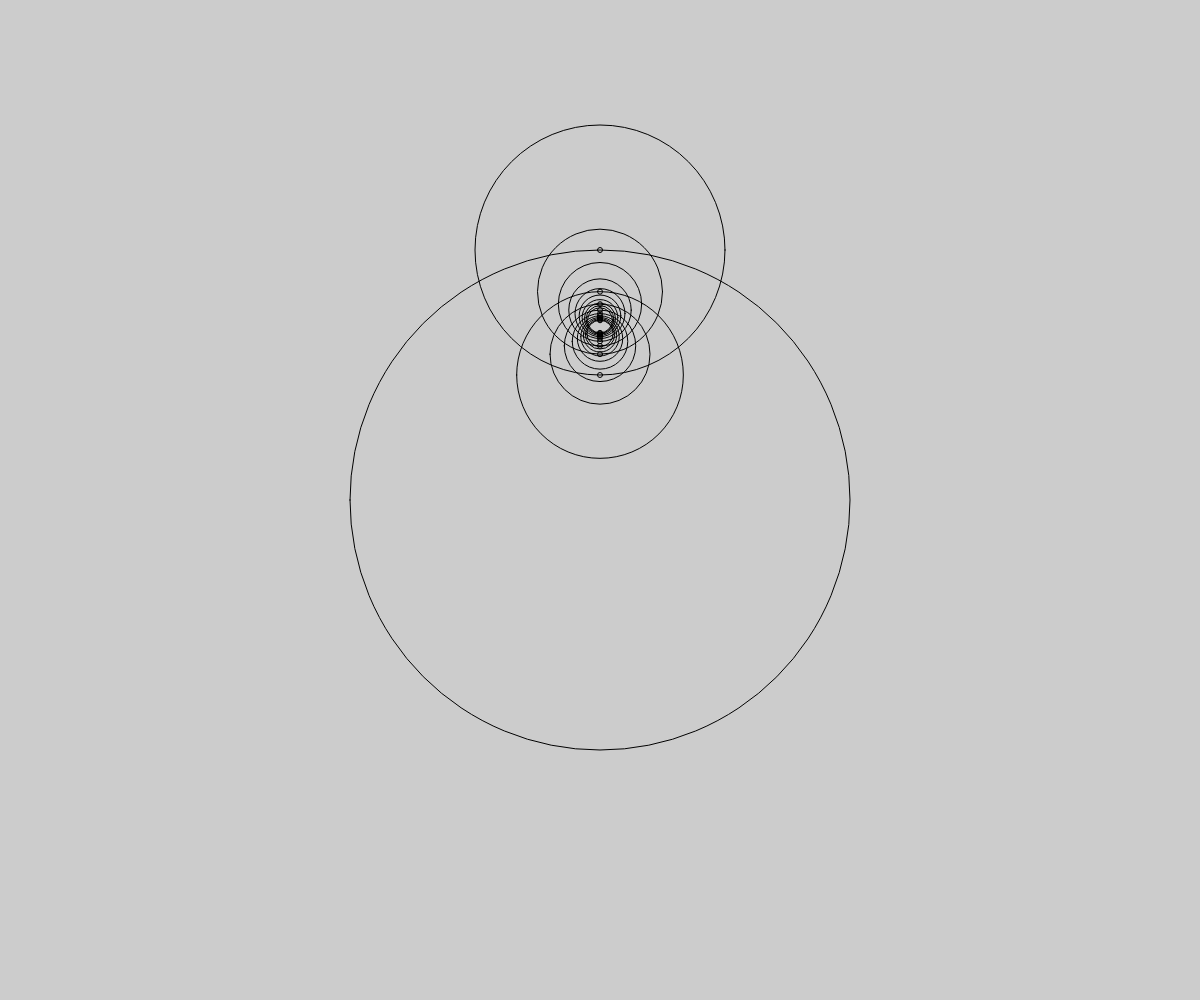
Frame 1 (no input)
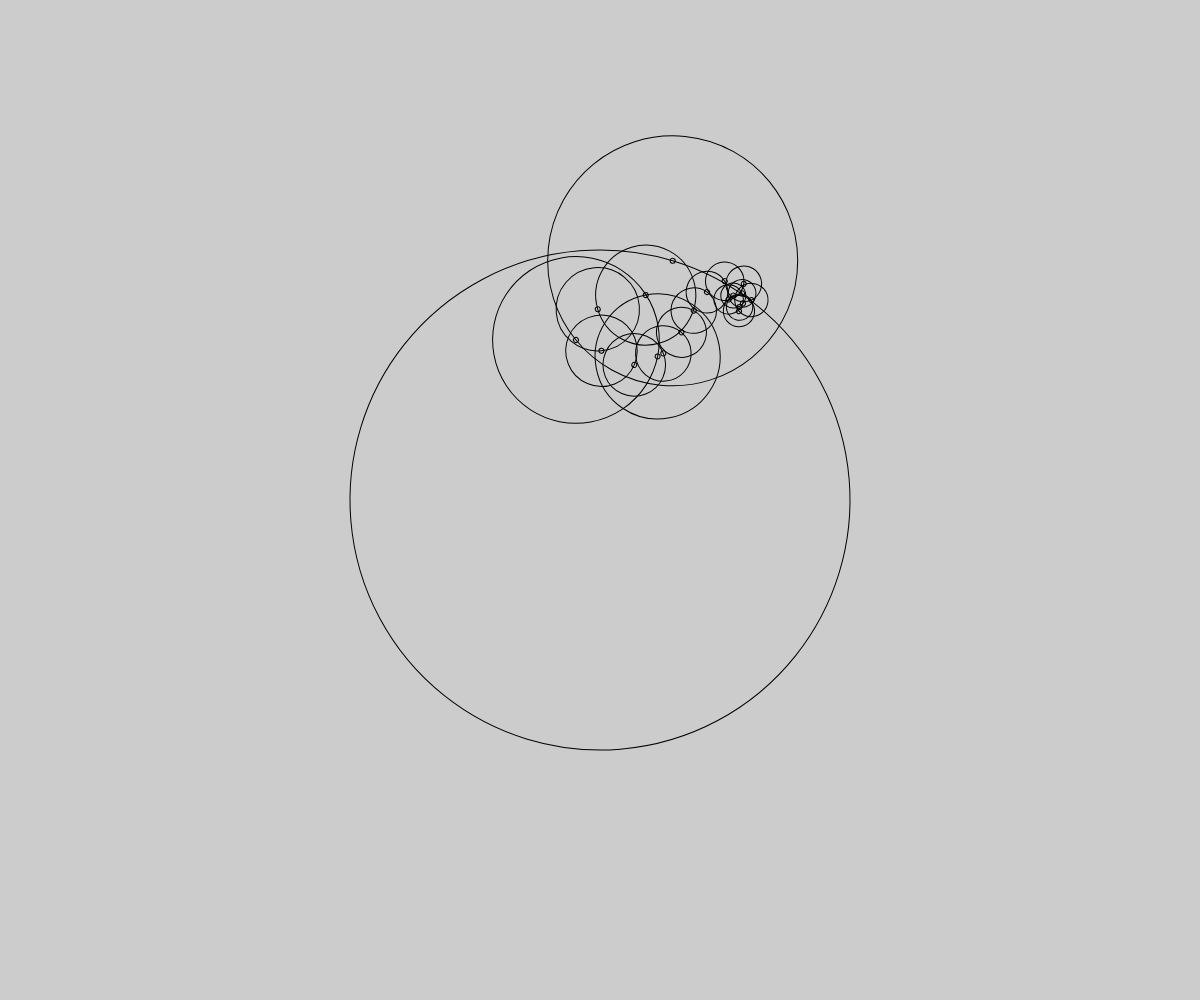
Frame 60 (no input)
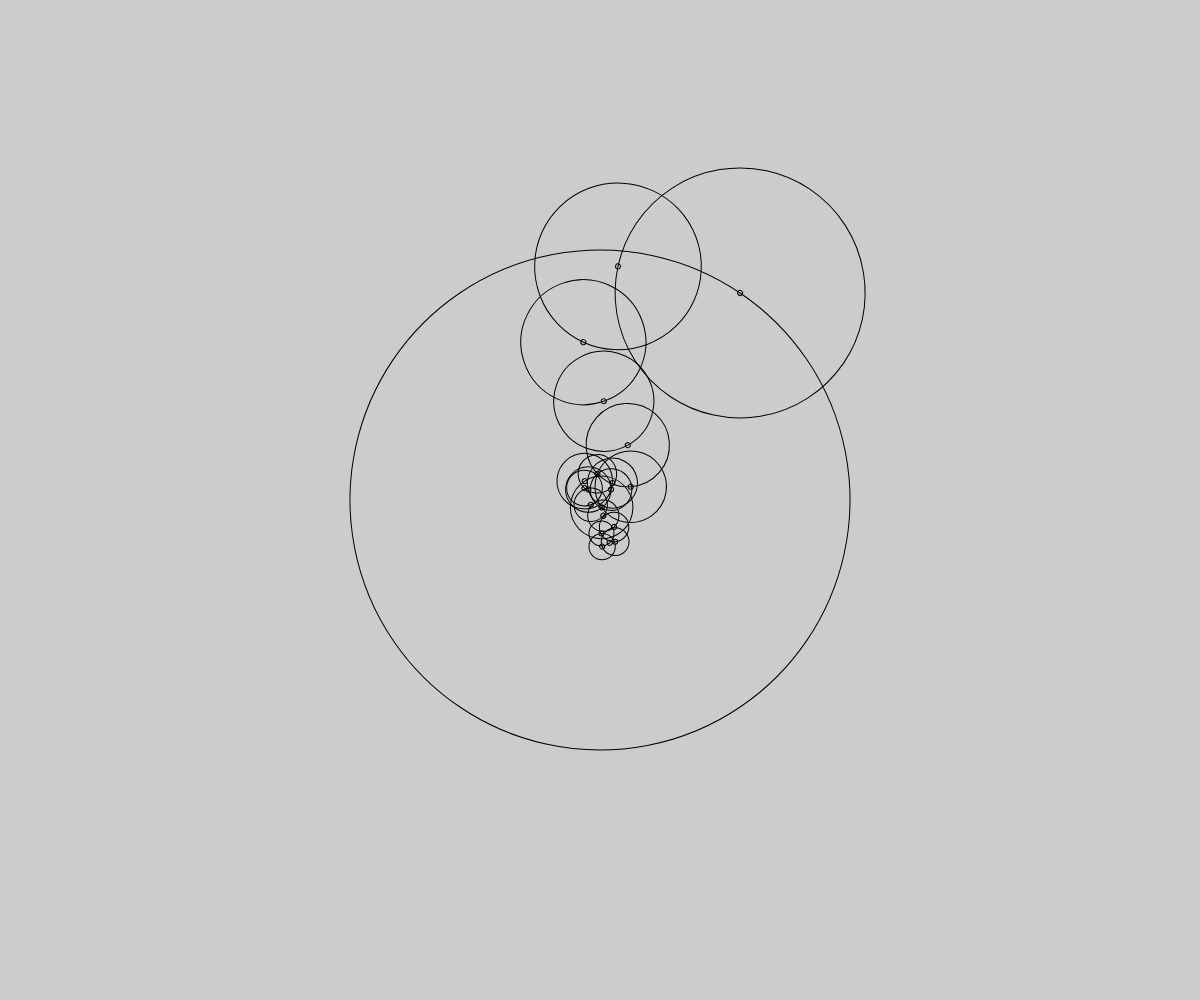
Frame 120 (the mouse pressed at the canvas centre since frame 60)

The p5.js sketch that drew these frames (run headless with seeded random() and noise() and a simulated clock; from frame 60 on, the mouse is pressed at the canvas centre):

// p5.js sketch
// ── sketch.js
var NUMSINES = 20; // how many of these things can we do at once?
var sines = new Array(NUMSINES); // an array to hold all the current angles
var rad; // an initial radius value for the central sine
var i; // a counter variable

// play with these to get a sense of what's going on:
var fund = 0.005; // the speed of the central sine
var ratio = 1; // what multiplier for speed is each additional sine?
var alpha = 50; // how opaque is the tracing system

var trace = false; // are we tracing?

function setup() {
  createCanvas(windowWidth, windowHeight);

  rad = height/4; // compute radius for central circle
  background(204); // clear the screen

  for (var i = 0; i<sines.length; i++) {
    sines[i] = PI; // start EVERYBODY facing NORTH
  }
}

function draw() {
  if (!trace) {
    background(204); // clear screen if showing geometry
    stroke(0, 255); // black pen
    noFill(); // don't fill
  } 

  // MAIN ACTION
  push(); // start a transformation matrix
  translate(width/2, height/2); // move to middle of screen

  for (var i = 0; i<sines.length; i++) {
    var erad = 0; // radius for small "point" within circle... this is the 'pen' when tracing
    // setup for tracing
    if (trace) {
      stroke(0, 0, 255*(float(i)/sines.length), alpha); // blue
      fill(0, 0, 255, alpha/2); // also, um, blue
      erad = 5.0*(1.0-float(i)/sines.length); // pen width will be related to which sine
    }
    var radius = rad/(i+1); // radius for circle itself
    rotate(sines[i]); // rotate circle
    if (!trace) ellipse(0, 0, radius*2, radius*2); // if we're simulating, draw the sine
    push(); // go up one level
    translate(0, radius); // move to sine edge
    if (!trace) ellipse(0, 0, 5, 5); // draw a little circle
    if (trace) ellipse(0, 0, erad, erad); // draw with erad if tracing
    pop(); // go down one level
    translate(0, radius); // move into position for next sine
    sines[i] = (sines[i]+(fund+(fund*i*ratio)))%TWO_PI; // update angle based on fundamental
  }
  
  pop(); // pop down final transformation
  
}

function keyReleased() {
  if (key==' ') {
    trace = !trace; 
    background(255);
  }
}
